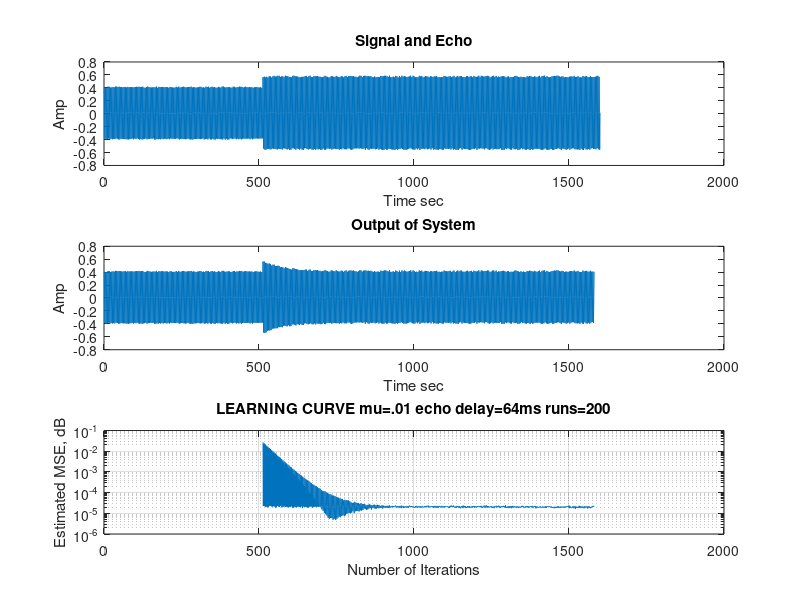

This figure's MATLAB source:
clear all;
mule = .01; % Larger values for fast conv
max_run = 200;
for run=1:max_run;
taps = 20; %Adaptive Filter Taps #
freq = 2000;%Signal Freq
w = zeros(1,taps);%state of adaptive filter
time = .2;%lenght of simulation (sec)
samplerate = 8000;%samples/sec
samples = time*samplerate;
max_iterations = samples-taps+1;
iterations = 1:max_iterations;%Vector of iterations
t=1/samplerate:1/samplerate:time;
rand('state',sum(100*clock));%Reset Randome Generator
noise=.02*rand(1,samples);%noise added to signal
s=.4*sin(2*pi*freq*t);%Pure Signal
x=noise+s;%input to adaptive filter
echo_amp_per = .4; %Echo percent of signal
%rand('state',sum(100*clock));%Reset Randome Generator
echo_time_delay = .064;
echo_delay=echo_time_delay*samplerate;
echo = echo_amp_per*[zeros(1,echo_delay) x(echo_delay+1:samples)];
%LMS
for i=1:max_iterations;
   y(i)=w*x(i:i+taps-1)';    
   e(run,i)=echo(i)-y(i);
   %mule(i) = .5/(x(i:i+taps-1)*x(i:i+taps-1)'+ .01);
   w = w + 2*mule*e(run,i)*x(i:i+taps-1);
end
end
%%Mean Square Error
mse=sum(e.^2,1)/max_run;
b=x+echo;
%Ouput of System 
out=b(1:length(y))-y;
subplot(3,1,1),plot(b);
title('Signal and Echo');
ylabel('Amp');
xlabel('Time sec');
subplot(3,1,2),plot(out);
title('Output of System');
ylabel('Amp');
xlabel('Time sec');
subplot(3,1,3),semilogy(mse);
grid
title('LEARNING CURVE mu=.01 echo delay=64ms runs=200');
ylabel('Estimated MSE, dB');
xlabel('Number of Iterations');
%subplot(3,1,2),semilogy(iterations,e(1,:).^2);
%grid
%subplot(3,1,3),semilogy(iterations,e(2,:).^2);
%grid

